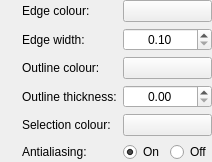
        <widget class="QWidget" name="widget_8" native="true">
         <layout class="QGridLayout" name="gridLayout_9">
          <property name="leftMargin">
           <number>0</number>
          </property>
          <property name="topMargin">
           <number>0</number>
          </property>
          <property name="rightMargin">
           <number>0</number>
          </property>
          <property name="bottomMargin">
           <number>0</number>
          </property>
          <item row="6" column="1">
           <widget class="InfoTextWidget" name="antialiasingInfoText" native="true">
            <property name="sizePolicy">
             <sizepolicy hsizetype="Fixed" vsizetype="Fixed">
              <horstretch>0</horstretch>
              <verstretch>0</verstretch>
             </sizepolicy>
            </property>
            <property name="minimumSize">
             <size>
              <width>16</width>
              <height>16</height>
             </size>
            </property>
           </widget>
          </item>
          <item row="3" column="1">
           <widget class="InfoTextWidget" name="outlineColourInfoText" native="true">
            <property name="sizePolicy">
             <sizepolicy hsizetype="Fixed" vsizetype="Fixed">
              <horstretch>0</horstretch>
              <verstretch>0</verstretch>
             </sizepolicy>
            </property>
            <property name="minimumSize">
             <size>
              <width>16</width>
              <height>16</height>
             </size>
            </property>
           </widget>
          </item>
          <item row="4" column="1">
           <widget class="InfoTextWidget" name="outlineThicknessInfoText" native="true">
            <property name="sizePolicy">
             <sizepolicy hsizetype="Fixed" vsizetype="Fixed">
              <horstretch>0</horstretch>
              <verstretch>0</verstretch>
             </sizepolicy>
            </property>
            <property name="minimumSize">
             <size>
              <width>16</width>
              <height>16</height>
             </size>
            </property>
           </widget>
          </item>
          <item row="5" column="1">
           <widget class="InfoTextWidget" name="selectionColourInfoText" native="true">
            <property name="sizePolicy">
             <sizepolicy hsizetype="Fixed" vsizetype="Fixed">
              <horstretch>0</horstretch>
              <verstretch>0</verstretch>
             </sizepolicy>
            </property>
            <property name="minimumSize">
             <size>
              <width>16</width>
              <height>16</height>
             </size>
            </property>
           </widget>
          </item>
          <item row="6" column="3">
           <widget class="QWidget" name="widget_3" native="true">
            <property name="sizePolicy">
             <sizepolicy hsizetype="Minimum" vsizetype="Preferred">
              <horstretch>0</horstretch>
              <verstretch>0</verstretch>
             </sizepolicy>
            </property>
            <layout class="QHBoxLayout" name="horizontalLayout_2">
             <property name="leftMargin">
              <number>0</number>
             </property>
             <property name="topMargin">
              <number>0</number>
             </property>
             <property name="rightMargin">
              <number>0</number>
             </property>
             <property name="bottomMargin">
              <number>0</number>
             </property>
             <item>
              <widget class="QRadioButton" name="antialiasingOnRadioButton">
               <property name="text">
                <string>On</string>
               </property>
               <property name="checked">
                <bool>true</bool>
               </property>
              </widget>
             </item>
             <item>
              <widget class="QRadioButton" name="antialiasingOffRadioButton">
               <property name="text">
                <string>Off</string>
               </property>
              </widget>
             </item>
            </layout>
           </widget>
          </item>
          <item row="2" column="2">
           <widget class="QLabel" name="label_5">
            <property name="sizePolicy">
             <sizepolicy hsizetype="Minimum" vsizetype="Preferred">
              <horstretch>0</horstretch>
              <verstretch>0</verstretch>
             </sizepolicy>
            </property>
            <property name="text">
             <string>Edge width:</string>
            </property>
           </widget>
          </item>
          <item row="2" column="3">
           <widget class="QDoubleSpinBox" name="edgeWidthSpinBox">
            <property name="sizePolicy">
             <sizepolicy hsizetype="Minimum" vsizetype="Fixed">
              <horstretch>0</horstretch>
              <verstretch>0</verstretch>
             </sizepolicy>
            </property>
            <property name="alignment">
             <set>Qt::AlignCenter</set>
            </property>
            <property name="minimum">
             <double>0.100000000000000</double>
            </property>
            <property name="maximum">
             <double>1000.000000000000000</double>
            </property>
            <property name="singleStep">
             <double>0.500000000000000</double>
            </property>
           </widget>
          </item>
          <item row="3" column="3">
           <widget class="ColourButton" name="outlineColourButton">
            <property name="sizePolicy">
             <sizepolicy hsizetype="Minimum" vsizetype="Fixed">
              <horstretch>0</horstretch>
              <verstretch>0</verstretch>
             </sizepolicy>
            </property>
            <property name="text">
             <string/>
            </property>
           </widget>
          </item>
          <item row="2" column="4">
           <spacer name="horizontalSpacer">
            <property name="orientation">
             <enum>Qt::Horizontal</enum>
            </property>
            <property name="sizeType">
             <enum>QSizePolicy::Expanding</enum>
            </property>
            <property name="sizeHint" stdset="0">
             <size>
              <width>0</width>
              <height>20</height>
             </size>
            </property>
           </spacer>
          </item>
          <item row="1" column="3">
           <widget class="ColourButton" name="edgeColourButton">
            <property name="sizePolicy">
             <sizepolicy hsizetype="Minimum" vsizetype="Fixed">
              <horstretch>0</horstretch>
              <verstretch>0</verstretch>
             </sizepolicy>
            </property>
            <property name="text">
             <string/>
            </property>
           </widget>
          </item>
          <item row="4" column="2">
           <widget class="QLabel" name="label_6">
            <property name="sizePolicy">
             <sizepolicy hsizetype="Minimum" vsizetype="Preferred">
              <horstretch>0</horstretch>
              <verstretch>0</verstretch>
             </sizepolicy>
            </property>
            <property name="text">
             <string>Outline thickness:</string>
            </property>
           </widget>
          </item>
          <item row="2" column="1">
           <widget class="InfoTextWidget" name="edgeWidthInfoText" native="true">
            <property name="sizePolicy">
             <sizepolicy hsizetype="Fixed" vsizetype="Fixed">
              <horstretch>0</horstretch>
              <verstretch>0</verstretch>
             </sizepolicy>
            </property>
            <property name="minimumSize">
             <size>
              <width>16</width>
              <height>16</height>
             </size>
            </property>
           </widget>
          </item>
          <item row="1" column="1">
           <widget class="InfoTextWidget" name="edgeColourInfoText" native="true">
            <property name="sizePolicy">
             <sizepolicy hsizetype="Fixed" vsizetype="Fixed">
              <horstretch>0</horstretch>
              <verstretch>0</verstretch>
             </sizepolicy>
            </property>
            <property name="minimumSize">
             <size>
              <width>16</width>
              <height>16</height>
             </size>
            </property>
           </widget>
          </item>
          <item row="6" column="2">
           <widget class="QLabel" name="label_11">
            <property name="sizePolicy">
             <sizepolicy hsizetype="Minimum" vsizetype="Preferred">
              <horstretch>0</horstretch>
              <verstretch>0</verstretch>
             </sizepolicy>
            </property>
            <property name="text">
             <string>Antialiasing:</string>
            </property>
           </widget>
          </item>
          <item row="1" column="2">
           <widget class="QLabel" name="label_28">
            <property name="sizePolicy">
             <sizepolicy hsizetype="Minimum" vsizetype="Preferred">
              <horstretch>0</horstretch>
              <verstretch>0</verstretch>
             </sizepolicy>
            </property>
            <property name="text">
             <string>Edge colour:</string>
            </property>
           </widget>
          </item>
          <item row="3" column="2">
           <widget class="QLabel" name="label_27">
            <property name="sizePolicy">
             <sizepolicy hsizetype="Minimum" vsizetype="Preferred">
              <horstretch>0</horstretch>
              <verstretch>0</verstretch>
             </sizepolicy>
            </property>
            <property name="text">
             <string>Outline colour:</string>
            </property>
           </widget>
          </item>
          <item row="5" column="2">
           <widget class="QLabel" name="label_18">
            <property name="sizePolicy">
             <sizepolicy hsizetype="Minimum" vsizetype="Preferred">
              <horstretch>0</horstretch>
              <verstretch>0</verstretch>
             </sizepolicy>
            </property>
            <property name="text">
             <string>Selection colour:</string>
            </property>
           </widget>
          </item>
          <item row="5" column="3">
           <widget class="ColourButton" name="selectionColourButton">
            <property name="sizePolicy">
             <sizepolicy hsizetype="Minimum" vsizetype="Fixed">
              <horstretch>0</horstretch>
              <verstretch>0</verstretch>
             </sizepolicy>
            </property>
            <property name="text">
             <string/>
            </property>
           </widget>
          </item>
          <item row="4" column="3">
           <widget class="QDoubleSpinBox" name="outlineThicknessSpinBox">
            <property name="sizePolicy">
             <sizepolicy hsizetype="Minimum" vsizetype="Fixed">
              <horstretch>0</horstretch>
              <verstretch>0</verstretch>
             </sizepolicy>
            </property>
            <property name="alignment">
             <set>Qt::AlignCenter</set>
            </property>
            <property name="maximum">
             <double>1000.000000000000000</double>
            </property>
            <property name="singleStep">
             <double>0.050000000000000</double>
            </property>
           </widget>
          </item>
          <item row="2" column="0">
           <spacer name="horizontalSpacer_4">
            <property name="orientation">
             <enum>Qt::Horizontal</enum>
            </property>
            <property name="sizeType">
             <enum>QSizePolicy::Expanding</enum>
            </property>
            <property name="sizeHint" stdset="0">
             <size>
              <width>0</width>
              <height>20</height>
             </size>
            </property>
           </spacer>
          </item>
         </layout>
        </widget>
